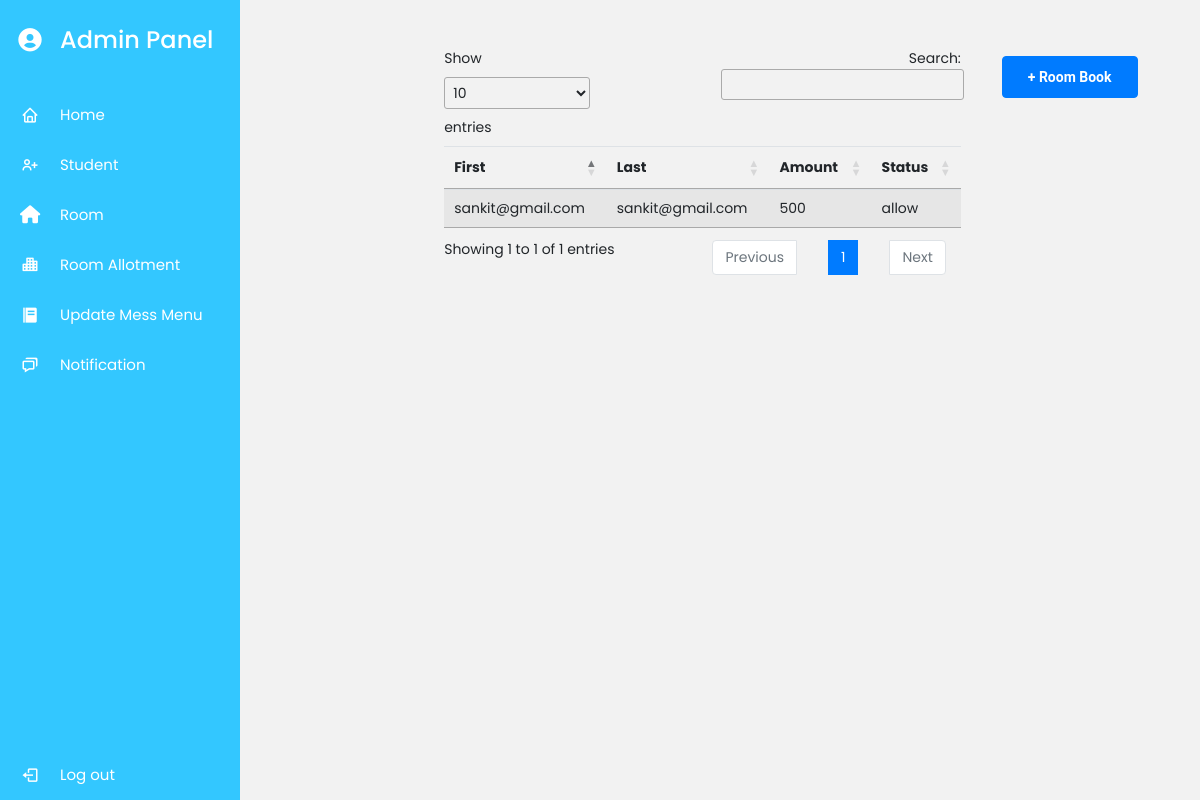
/roomlist/ (signed in), run on an earlier commit of the app's database.
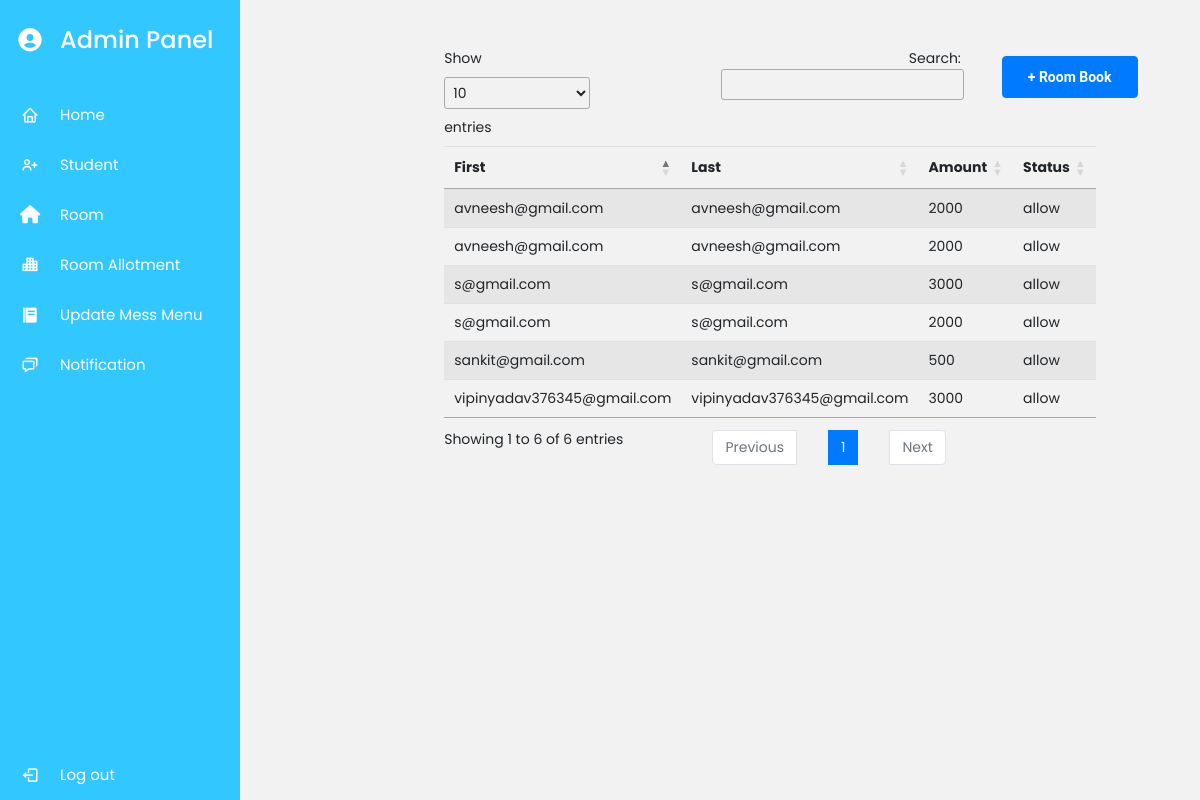
And on a later commit of the database.
### myapp/models.py (models this page shows, shortened)
class Booking(models.Model):
    user = models.ForeignKey(User,models.CASCADE)
    room = models.ForeignKey(Room,models.CASCADE)
    amount = models.CharField(max_length=10,null=True)
    statu = models.CharField(max_length=10,choices=status, null=True)
    booking_date = models.DateField(auto_now_add=True)
    created_at = models.DateTimeField(auto_now_add=True)
    updated_at = models.DateTimeField(auto_now=True)

### myapp/views.py (the view)
# urls.py: path('roomlist/',views.roollist,name='roomlist'),
def roollist(request):
    if request.user.is_superuser:
        book = Booking.objects.all()
        return render(request, "roomlist.html", {'book': book})
    else:
        return redirect("Home")

### myapp/templates/roomlist.html (shortened to what this page needs)
{% extends 'admindash.html' %}
{% block content %}
   <div class="col-lg-8">
       <div class="row justify-content-around ml-8 mt-5">
           <div class="col-lg-8">
                   <a href="/roombook/" class='btn btn-primary my-2  float-end' style="    position: absolute;
                   margin-left: 102%;">+ Room Book</a>
                   <table class="table table-striped" id="geniustable55" >
                        <thead>
                            <tr>
                              <th scope="col">First</th>
                              <th scope="col">Last</th>
                              <th scope="col">Amount</th>
                              <th scope="col">Status</th>
                            </tr>
                          </thead>
                          {% if book %}
                          <tbody>
                              {% for i in book %}
                            <tr>
                              <td>{{i.user}}</td>
                              <td>{{i.user}}</td>
                              <td>{{i.amount}}</td>
                              <td>{{i.statu}}</td>
                            </tr>
                            {% endfor %}
                          </tbody>
                          {% endif %}
                        </table>
           </div>
           </div>
{% endblock content %}

### myapp/templates/admindash.html (shortened to what this page needs)
<!DOCTYPE html>
{% load static %}
<html lang="en" dir="ltr">
  <head>
    <link rel="stylesheet" href="{% static 'css/admindash.css' %}" />
    <link
      href="https://unpkg.com/boxicons@2.0.7/css/boxicons.min.css"
      rel="stylesheet"
    />
    <link href="{% static 'css/opensans-font.css' %}" rel="stylesheet" />
    <link href="{% static 'css/studstyle.css' %}" rel="stylesheet" />
    <link
      rel="stylesheet"
      href="https://cdn.jsdelivr.net/npm/bootstrap@4.1.3/dist/css/bootstrap.min.css"
    />
    <link
      rel="stylesheet"
      href="https://cdnjs.cloudflare.com/ajax/libs/font-awesome/4.7.0/css/font-awesome.min.css"
    />
    <link
      rel="stylesheet"
      href="https://cdn.datatables.net/1.11.4/css/jquery.dataTables.min.css"
    />
    <link href="{% static 'css/main.css' %}" rel="stylesheet" media="all" />
    <link rel="stylesheet" href="{% static 'css/room.css' %}" />
    <link
      rel="stylesheet"
      href="https://cdnjs.cloudflare.com/ajax/libs/font-awesome/4.7.0/css/font-awesome.min.css"
    />
  </head>
  <body>
    <div class="row d-flex">
      <div class="col-lg-3 col-xl-3">
        <div class="sidebar" style="z-index: 9999">
          <div class="logo-details">
            <i class="bx bxs-user-circle"></i>
            <span class="logo_name">Admin Panel</span>
          </div>
          <ul class="nav-links">
            <li>
              <a href="/adminhome">
                <i class="bx bx-home"></i>
                <span class="links_name">Home</span>
              </a>
            </li>
            <li>
              <a href="/studentlist/">
                <i class="bx bx-user-plus"></i>
                <span class="links_name">Student</span>
              </a>
            </li>
            <li>
              <a href="/room/">
                <i class="fa fa-home" aria-hidden="true"></i>
                <span class="links_name">Room</span>
              </a>
            </li>
            <li>
              <a href="/roomlist/">
                <i class="bx bxs-city"></i>
                <span class="links_name">Room Allotment</span>
              </a>
            </li>
            <li>
              <a href="/mess/">
                <i class="bx bxs-food-menu"></i>
                <span class="links_name">Update Mess Menu</span>
              </a>
            </li>
            <li>
              <a href="/adminnoti/">
                <i class="bx bx-chat"></i>
                <span class="links_name">Notification</span>
              </a>
            </li>
            <li class="log_out">
              <a href="{% url 'logout' %}">
                <i class="bx bx-log-out"></i>
                <span class="links_name">Log out</span>
              </a>
            </li>
          </ul>
        </div>
      </div>
      {% block content %}{% endblock content %}
    </div>
  </body>
</html>

### myapp/static/css/admindash.css (style rules this page uses)
* { margin: 0; padding: 0; box-sizing: border-box; font-family: 'Poppins', sans-serif; }
.sidebar { position: fixed; height: 100%; width: 240px; background: #33C7FF; transition: all 0.5s ease; }
.sidebar .logo-details { height: 80px; display: flex; align-items: center; }
.sidebar .logo-details i { font-size: 28px; font-weight: 500; color: #fff; min-width: 60px; text-align: center }
.sidebar .logo-details .logo_name { color: #fff; font-size: 24px; font-weight: 500; }
.sidebar .nav-links { margin-top: 10px; }
.sidebar .nav-links li { position: relative; list-style: none; height: 50px; }
.sidebar .nav-links li a { height: 100%; width: 100%; display: flex; align-items: center; text-decoration: none; transition: all 0.4s ease; }
.sidebar .nav-links li i { min-width: 60px; text-align: center; font-size: 18px; color: #fff; }
.sidebar .nav-links li a .links_name { color: #fff; font-size: 15px; font-weight: 400; white-space: nowrap; }
.sidebar .nav-links .log_out { position: absolute; bottom: 0; width: 100%; }

### myapp/static/css/main.css (style rules this page uses)
.row { display: -webkit-box; display: -webkit-flex; display: -moz-box; display: -ms-flexbox; display: flex; -webkit-flex-wrap: wrap; -ms-flex-wrap: wrap; flex-wrap: wrap; }
html { -webkit-box-sizing: border-box; -moz-box-sizing: border-box; box-sizing: border-box; }
* { padding: 0; margin: 0; }
*, *:before, *:after { -webkit-box-sizing: inherit; -moz-box-sizing: inherit; box-sizing: inherit; }
body, h1, h2, h3, h4, h5, h6, blockquote, p, pre, dl, dd, ol, ul, figure, hr, fieldset, legend { margin: 0; padding: 0; }
table { border-collapse: collapse; border-spacing: 0; }
body { font-family: "Roboto", "Arial", "Helvetica Neue", sans-serif; font-weight: 400; font-size: 14px; }
.btn { line-height: 40px; display: inline-block; padding: 0 25px; cursor: pointer; color: #fff; font-family: "Roboto", "Arial", "Helvetica Neue", sans-serif; -webkit-transition: all 0.4s ease; -o-transition: all 0.4s ease; -moz-transition: all 0.4s ease; transition: all 0.4s ease; font-size: 14px; font-weight: 700; }

### myapp/static/css/room.css (style rules this page uses)
* { margin: 0; padding: 0; box-sizing: border-box; }
body { font-size: 14px; background: #f2f2f2; }

What changed in the data, as far as the page shows it:
added Booking: user "avneesh@gmail.com", amount "2000", statu "allow"
added Booking: user "vipinyadav376345@gmail.com", amount "3000", statu "allow"
added Booking: user "s@gmail.com", amount "3000", statu "allow"
added Booking: user "s@gmail.com", amount "2000", statu "allow"
added Booking: user "avneesh@gmail.com", amount "2000", statu "allow"
Also different on the page:
text written by a page script: "Show entries Search: Showing 1 to 1 of 1 entries Previous 1 Next" → "Show entries Search: Showing 1 to 6 of 6 entries Previous 1 Next"
